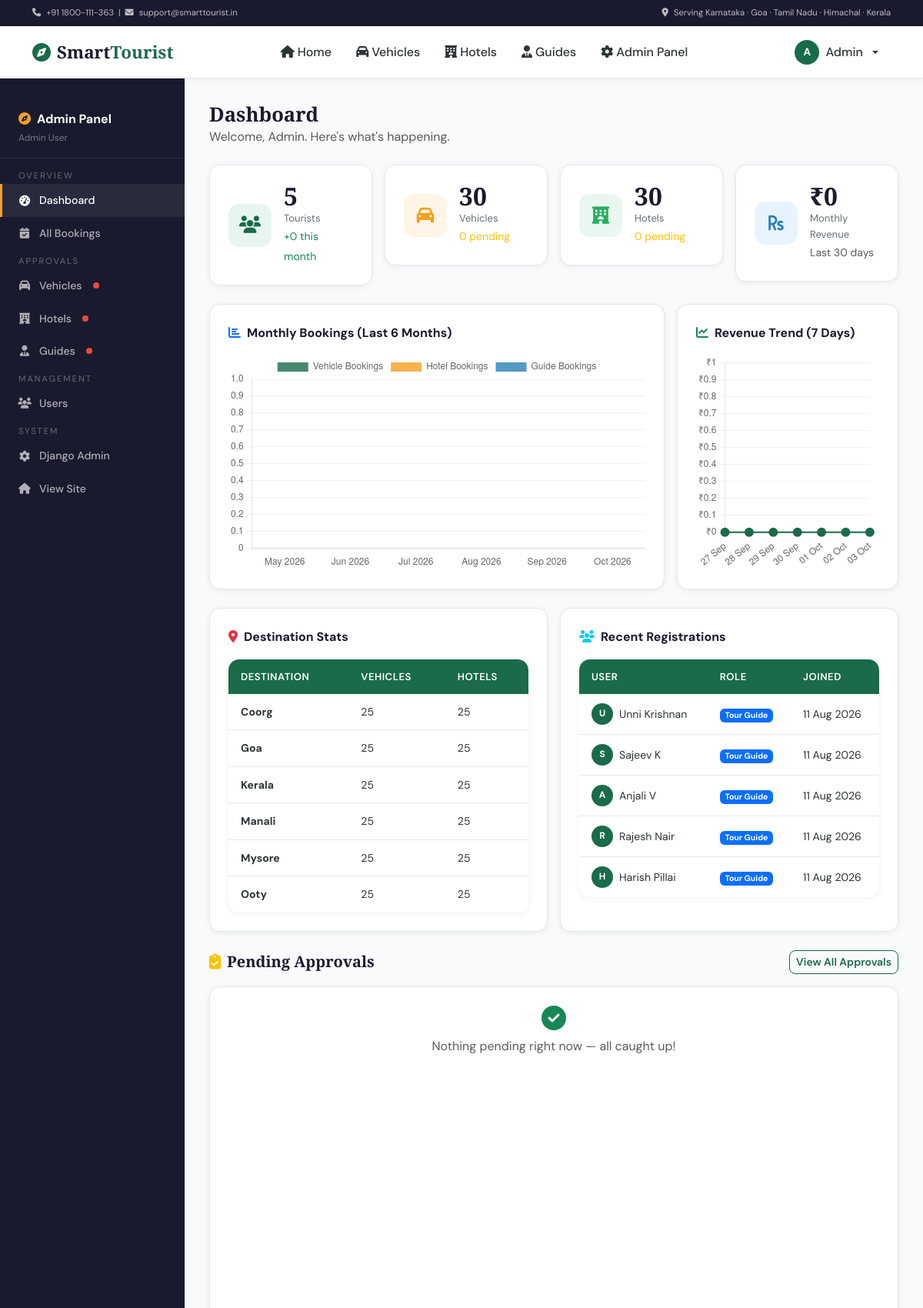
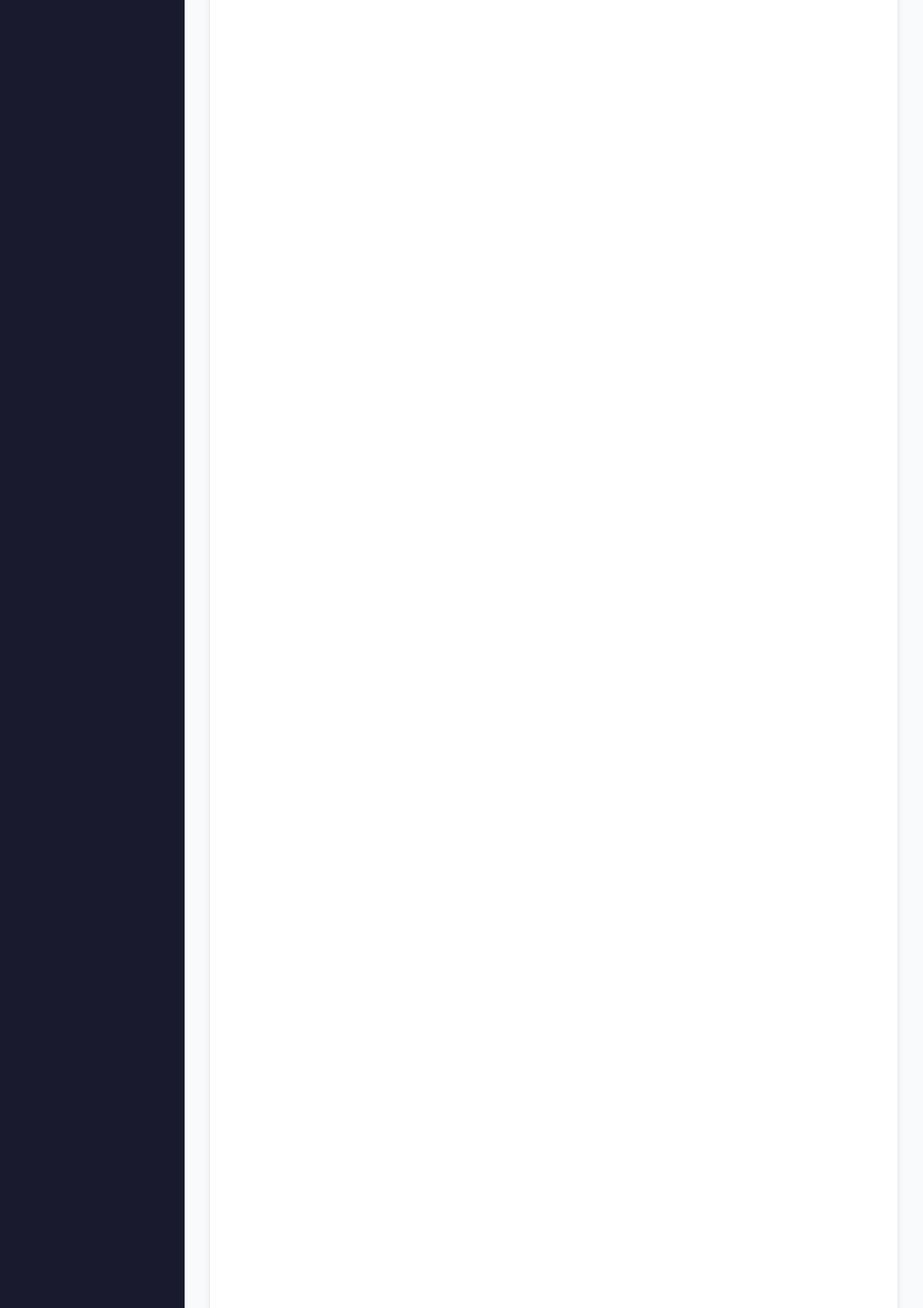
Screenshot of /admin-panel/ (signed in, upper part) with the database file from the repository (2 pictures, top to bottom).
### accounts/models.py (models this page shows, shortened)
class User(AbstractBaseUser, PermissionsMixin):
    ROLE_CHOICES = [
        ('tourist',       'Tourist'),
        ('vehicle_owner', 'Vehicle Owner'),
        ('hotel_owner',   'Hotel Owner'),
        ('guide',         'Tour Guide'),
        ('admin',         'Admin'),
    ]
    email           = models.EmailField(unique=True)
    username        = models.CharField(max_length=150, unique=True)
    first_name      = models.CharField(max_length=100)
    last_name       = models.CharField(max_length=100)
    phone           = models.CharField(max_length=15, blank=True)
    role            = models.CharField(max_length=20, choices=ROLE_CHOICES, default='tourist')
    profile_picture = models.ImageField(upload_to='profiles/', null=True, blank=True)
    bio             = models.TextField(blank=True)
    address         = models.TextField(blank=True)
    city            = models.CharField(max_length=100, blank=True)
    state           = models.CharField(max_length=100, blank=True)
    is_active       = models.BooleanField(default=True)
    is_staff        = models.BooleanField(default=False)
    is_verified     = models.BooleanField(default=False)
    is_blocked      = models.BooleanField(default=False)
    date_joined     = models.DateTimeField(default=timezone.now)
    updated_at      = models.DateTimeField(auto_now=True)
    objects = UserManager()
    USERNAME_FIELD  = 'email'
    REQUIRED_FIELDS = ['username', 'first_name', 'last_name']
    class Meta:
        db_table = 'users'
    def get_full_name(self):
        return f"{self.first_name} {self.last_name}".strip()
    @property
    def is_vehicle_owner(self): return self.role == 'vehicle_owner'
    @property
    def is_hotel_owner(self):   return self.role == 'hotel_owner'
    @property
    def is_guide(self):         return self.role == 'guide'
    @property
    def is_admin_user(self):    return self.role == 'admin'

class TouristLocation(models.Model):
    name        = models.CharField(max_length=100)
    slug        = models.SlugField(unique=True)
    state       = models.CharField(max_length=100)
    description = models.TextField()
    image       = models.ImageField(upload_to='locations/', null=True, blank=True)
    latitude    = models.DecimalField(max_digits=10, decimal_places=7, null=True, blank=True)
    longitude   = models.DecimalField(max_digits=10, decimal_places=7, null=True, blank=True)
    best_season = models.CharField(max_length=100, blank=True)
    activities  = models.TextField(blank=True)
    is_active   = models.BooleanField(default=True)
    created_at  = models.DateTimeField(auto_now_add=True)
    class Meta:
        db_table = 'tourist_locations'

### admin_dashboard/views.py (the view)
@admin_required
def admin_panel(request):
    today      = timezone.now().date()
    last30     = today - timedelta(days=30)
    stats = {
        'total_users':    User.objects.filter(role='tourist').count(),
        'total_vendors':  User.objects.filter(role='vehicle_owner').count(),
        'total_hotels_o': User.objects.filter(role='hotel_owner').count(),
        'total_guides':   TourGuide.objects.count(),
        'total_vehicles': Vehicle.objects.count(),
        'total_hotels':   Hotel.objects.count(),
        'total_vb':       VehicleBooking.objects.count(),
        'total_hb':       HotelBooking.objects.count(),
        'total_gb':       GuideBooking.objects.count(),
        'pending_v':      Vehicle.objects.filter(is_approved=False).count(),
        'pending_h':      Hotel.objects.filter(is_approved=False).count(),
        'pending_g':      TourGuide.objects.filter(is_approved=False).count(),
        'monthly_rev':    Payment.objects.filter(status='success', initiated_at__date__gte=last30)
                                         .aggregate(t=Sum('amount'))['t'] or 0,
        'new_users_30d':  User.objects.filter(date_joined__date__gte=last30).count(),
    }
    labels, vb_d, hb_d, gb_d = [], [], [], []
    for i in range(5, -1, -1):
        d = (today.replace(day=1) - timedelta(days=i*30))
        labels.append(d.strftime('%b %Y'))
        vb_d.append(VehicleBooking.objects.filter(created_at__year=d.year, created_at__month=d.month).count())
        hb_d.append(HotelBooking.objects.filter(created_at__year=d.year, created_at__month=d.month).count())
        gb_d.append(GuideBooking.objects.filter(created_at__year=d.year, created_at__month=d.month).count())
    location_stats = TouristLocation.objects.annotate(
        v_cnt=Count('vehicles'), h_cnt=Count('hotels')
    ).order_by('-v_cnt')[:6]
    return render(request, 'admin/dashboard.html', {
        'stats':           stats,
        'monthly_labels':  json.dumps(labels),
        'monthly_vb':      json.dumps(vb_d),
        'monthly_hb':      json.dumps(hb_d),
        'monthly_gb':      json.dumps(gb_d),
        'location_stats':  location_stats,
        'recent_vb':       VehicleBooking.objects.select_related('tourist','vehicle').order_by('-created_at')[:6],
        'recent_users':    User.objects.order_by('-date_joined')[:5],
        'pending_vehicles':Vehicle.objects.filter(is_approved=False).select_related('owner','location')[:10],
        'pending_hotels':  Hotel.objects.filter(is_approved=False).select_related('owner','location')[:10],
        'pending_guides':  TourGuide.objects.filter(is_approved=False).select_related('user')[:10],
    })

### templates/admin/dashboard.html (shortened to what this page needs)
{% extends 'base.html' %}{% block title %}Admin Dashboard – SmartTourist{% endblock %}
{% block content %}
<div class="admin-layout">
  <aside class="admin-sidebar">
    {% include 'admin/_sidebar.html' with active_nav='dashboard' %}
  </aside>
  <div class="admin-main">
    <div class="d-flex justify-content-between align-items-center mb-4">
      <div><h1 class="admin-title mb-0">Dashboard</h1><p class="text-muted mb-0">Welcome, {{ request.user.first_name }}. Here's what's happening.</p></div>
    </div>
    <div class="row g-3 mb-4">
      <div class="col-6 col-lg-3"><div class="stat-card"><div class="sc-icon p"><i class="fas fa-users"></i></div><div><div class="sc-val">{{ stats.total_users }}</div><div class="sc-lbl">Tourists</div><small class="text-success">+{{ stats.new_users_30d }} this month</small></div></div></div>
      <div class="col-6 col-lg-3"><div class="stat-card"><div class="sc-icon a"><i class="fas fa-car"></i></div><div><div class="sc-val">{{ stats.total_vehicles }}</div><div class="sc-lbl">Vehicles</div><small class="text-warning">{{ stats.pending_v }} pending</small></div></div></div>
      <div class="col-6 col-lg-3"><div class="stat-card"><div class="sc-icon s"><i class="fas fa-hotel"></i></div><div><div class="sc-val">{{ stats.total_hotels }}</div><div class="sc-lbl">Hotels</div><small class="text-warning">{{ stats.pending_h }} pending</small></div></div></div>
      <div class="col-6 col-lg-3"><div class="stat-card"><div class="sc-icon i"><i class="fas fa-rupee-sign"></i></div><div><div class="sc-val">₹{{ stats.monthly_rev|floatformat:0 }}</div><div class="sc-lbl">Monthly Revenue</div><small class="text-muted">Last 30 days</small></div></div></div>
    </div>
    <div class="row g-3 mb-4">
      <div class="col-lg-8"><div class="chart-card"><div class="chart-title"><i class="fas fa-chart-bar text-primary me-2"></i>Monthly Bookings (Last 6 Months)</div><div style="height:280px;"><canvas id="bookingChart"></canvas></div></div></div>
      <div class="col-lg-4"><div class="chart-card"><div class="chart-title"><i class="fas fa-chart-line text-success me-2"></i>Revenue Trend (7 Days)</div><div style="height:280px;"><canvas id="revenueChart"></canvas></div></div></div>
    </div>
    <div class="row g-3 mb-4">
      <div class="col-lg-6"><div class="chart-card"><div class="chart-title"><i class="fas fa-map-marker-alt text-danger me-2"></i>Destination Stats</div><table class="smart-table w-100"><thead><tr><th>Destination</th><th>Vehicles</th><th>Hotels</th></tr></thead><tbody>{% for l in location_stats %}<tr><td><strong>{{ l.name }}</strong></td><td>{{ l.v_cnt }}</td><td>{{ l.h_cnt }}</td></tr>{% empty %}<tr><td colspan="3" class="text-center text-muted py-3">No data yet</td></tr>{% endfor %}</tbody></table></div></div>
      <div class="col-lg-6"><div class="chart-card"><div class="chart-title"><i class="fas fa-users text-info me-2"></i>Recent Registrations</div><table class="smart-table w-100"><thead><tr><th>User</th><th>Role</th><th>Joined</th></tr></thead><tbody>{% for u in recent_users %}<tr><td><div class="d-flex align-items-center gap-2"><div class="avatar-circle" style="width:28px;height:28px;font-size:.75rem;">{{ u.first_name.0 }}</div>{{ u.get_full_name }}</div></td><td><span class="badge bg-primary">{{ u.get_role_display }}</span></td><td>{{ u.date_joined|date:"d M Y" }}</td></tr>{% empty %}<tr><td colspan="3" class="text-center text-muted py-3">No users yet</td></tr>{% endfor %}</tbody></table></div></div>
    </div>
    <div class="d-flex justify-content-between align-items-center mb-3">
      <h5 class="mb-0"><i class="fas fa-clipboard-check text-warning me-2"></i>Pending Approvals</h5>
      <a href="/admin-panel/approvals/" class="btn btn-sm btn-outline-primary">View All Approvals</a>
    </div>
    {% if not pending_vehicles and not pending_hotels and not pending_guides %}
    <div class="chart-card mb-4 text-center text-muted py-4"><i class="fas fa-check-circle fa-2x mb-2 d-block text-success"></i>Nothing pending right now — all caught up!</div>
    {% endif %}
  </div>
</div>{% endblock %}
{% block extra_js %}<script>
document.addEventListener('DOMContentLoaded',()=>{
  initBookingChart({{ monthly_labels|safe }},{{ monthly_vb|safe }},{{ monthly_hb|safe }},{{ monthly_gb|safe }});
  fetch('/admin-panel/api/analytics/').then(r=>r.json()).then(d=>initRevenueChart(d.revenue_labels,d.revenue_data)).catch(()=>{});
  document.querySelectorAll('.sc-val').forEach(el=>{const t=parseInt(el.textContent.replace(/[^0-9]/g,''));if(!isNaN(t)&&t>0){let c=0,s=Math.ceil(t/40);const i=setInterval(()=>{c=Math.min(c+s,t);el.textContent=el.textContent.includes('₹')?'₹'+c.toLocaleString():c.toLocaleString();if(c>=t)clearInterval(i);},30);}});
});
</script>{% endblock %}

### templates/base.html (shortened to what this page needs)
<!DOCTYPE html>
<html lang="en">
<head>
<link href="https://cdn.jsdelivr.net/npm/bootstrap@5.3.2/dist/css/bootstrap.min.css" rel="stylesheet">
<link rel="stylesheet" href="https://cdnjs.cloudflare.com/ajax/libs/font-awesome/6.5.0/css/all.min.css">
<link rel="stylesheet" href="/static/css/main.css">
</head>
<body>
<div class="topbar d-none d-md-block">
  <div class="container"><div class="d-flex justify-content-between py-1">
    <small><i class="fas fa-phone me-1"></i> +91 1800-111-363 &nbsp;|&nbsp; <i class="fas fa-envelope me-1"></i> support@smarttourist.in</small>
    <small><i class="fas fa-map-marker-alt me-1"></i> Serving Karnataka · Goa · Tamil Nadu · Himachal · Kerala</small>
  </div></div>
</div>
<nav class="navbar navbar-expand-lg navbar-light sticky-top" id="mainNav">
  <div class="container">
    <a class="navbar-brand" href="{% url 'home' %}">
      <i class="fas fa-compass brand-icon"></i>
      <span class="brand-text">Smart<span class="brand-accent">Tourist</span></span>
    </a>
    <div class="collapse navbar-collapse" id="navMain">
      <ul class="navbar-nav mx-auto">
        <li class="nav-item"><a class="nav-link" href="{% url 'home' %}"><i class="fas fa-home me-1"></i>Home</a></li>
        {% if user.is_authenticated and user.is_vehicle_owner %}
          <li class="nav-item"><a class="nav-link" href="/vehicles/vendor/dashboard/"><i class="fas fa-tachometer-alt me-1"></i>My Dashboard</a></li>
          <li class="nav-item"><a class="nav-link" href="/vehicles/vendor/add/"><i class="fas fa-plus-circle me-1"></i>Add Vehicle</a></li>
        {% elif user.is_authenticated and user.is_hotel_owner %}
          <li class="nav-item"><a class="nav-link" href="/hotels/hotel-dashboard/"><i class="fas fa-tachometer-alt me-1"></i>My Dashboard</a></li>
          <li class="nav-item"><a class="nav-link" href="/hotels/hotel-dashboard/add/"><i class="fas fa-plus-circle me-1"></i>Add Hotel</a></li>
        {% elif user.is_authenticated and user.is_admin_user %}
          <li class="nav-item"><a class="nav-link" href="/vehicles/"><i class="fas fa-car me-1"></i>Vehicles</a></li>
          <li class="nav-item"><a class="nav-link" href="/hotels/"><i class="fas fa-hotel me-1"></i>Hotels</a></li>
          <li class="nav-item"><a class="nav-link" href="/guides/"><i class="fas fa-user-tie me-1"></i>Guides</a></li>
          <li class="nav-item"><a class="nav-link" href="/admin-panel/"><i class="fas fa-cog me-1"></i>Admin Panel</a></li>
        {% endif %}
      </ul>
      <div class="navbar-nav">
        {% if user.is_authenticated %}
        <div class="nav-item dropdown">
          <a class="nav-link dropdown-toggle d-flex align-items-center gap-2" href="#" data-bs-toggle="dropdown">
            {% if user.profile_picture %}<img src="{{ user.profile_picture.url }}" class="rounded-circle" width="32" height="32" style="object-fit:cover">
            {% else %}<div class="avatar-circle">{{ user.first_name.0 }}</div>{% endif %}
            {{ user.first_name }}
          </a>
        </div>
        {% else %}
        <a class="nav-link" href="/accounts/login/">Login</a>
        <a class="btn btn-primary ms-2" href="/accounts/register/">Get Started</a>
        {% endif %}
      </div>
    </div>
  </div>
</nav>
<main>{% block content %}{% endblock %}</main>
{% block extra_js %}{% endblock %}
</body>
</html>

### templates/admin/_sidebar.html
<div style="padding:1rem 1.5rem;border-bottom:1px solid rgba(255,255,255,.08);margin-bottom:.5rem;"><div style="font-size:1rem;font-weight:700;color:#fff;"><i class="fas fa-compass me-2" style="color:#f4a024;"></i>Admin Panel</div><div style="font-size:.75rem;color:rgba(255,255,255,.4);margin-top:2px;">{{ request.user.get_full_name }}</div></div>
<span class="as-lbl">Overview</span>
<a href="/admin-panel/" {% if active_nav == 'dashboard' %}class="active"{% endif %}><i class="fas fa-tachometer-alt"></i> Dashboard</a>
<a href="/admin-panel/bookings/" {% if active_nav == 'bookings' %}class="active"{% endif %}><i class="fas fa-calendar-check"></i> All Bookings</a>
<span class="as-lbl">Approvals</span>
<a href="/admin-panel/approvals/#pendingVehicles" {% if active_nav == 'approvals' %}class="active"{% endif %}><i class="fas fa-car"></i> Vehicles <span class="pdot"></span></a>
<a href="/admin-panel/approvals/#pendingHotels" {% if active_nav == 'approvals' %}class="active"{% endif %}><i class="fas fa-hotel"></i> Hotels <span class="pdot"></span></a>
<a href="/admin-panel/approvals/#pendingGuides" {% if active_nav == 'approvals' %}class="active"{% endif %}><i class="fas fa-user-tie"></i> Guides <span class="pdot"></span></a>
<span class="as-lbl">Management</span>
<a href="/admin-panel/users/" {% if active_nav == 'users' %}class="active"{% endif %}><i class="fas fa-users"></i> Users</a>
<span class="as-lbl">System</span>
<a href="/django-admin/"><i class="fas fa-cog"></i> Django Admin</a>
<a href="{% url 'home' %}"><i class="fas fa-home"></i> View Site</a>

### rows the page displays
User: first_name.0 "A", first_name "Admin", user.get_full_name "Admin User", user.first_name "Admin"
TouristLocation: name "Coorg", v_cnt "25", h_cnt "25"
TouristLocation: name "Goa", v_cnt "25", h_cnt "25"
TouristLocation: name "Kerala", v_cnt "25", h_cnt "25"
TouristLocation: name "Manali", v_cnt "25", h_cnt "25"
TouristLocation: name "Mysore", v_cnt "25", h_cnt "25"
TouristLocation: name "Ooty", v_cnt "25", h_cnt "25"
User: first_name.0 "U", get_full_name "Unni Krishnan", role "Tour Guide", date_joined "11 Aug 2026"
User: first_name.0 "S", get_full_name "Sajeev K", role "Tour Guide", date_joined "11 Aug 2026"
User: first_name.0 "A", get_full_name "Anjali V", role "Tour Guide", date_joined "11 Aug 2026"
User: first_name.0 "R", get_full_name "Rajesh Nair", role "Tour Guide", date_joined "11 Aug 2026"
User: first_name.0 "H", get_full_name "Harish Pillai", role "Tour Guide", date_joined "11 Aug 2026"

### other values shown
{{ stats.total_users }} "5"
{{ stats.new_users_30d }} "0"
{{ stats.total_vehicles }} "30"
{{ stats.pending_v }} "0"
{{ stats.total_hotels }} "30"
{{ stats.pending_h }} "0"
{{ stats.monthly_rev|floatformat:0 }} "0"
chart data {{ monthly_vb|safe }} [0, 0, 0, 0, 0, 0]
chart data {{ monthly_hb|safe }} [0, 0, 0, 0, 0, 0]
chart data {{ monthly_gb|safe }} [0, 0, 0, 0, 0, 0]
